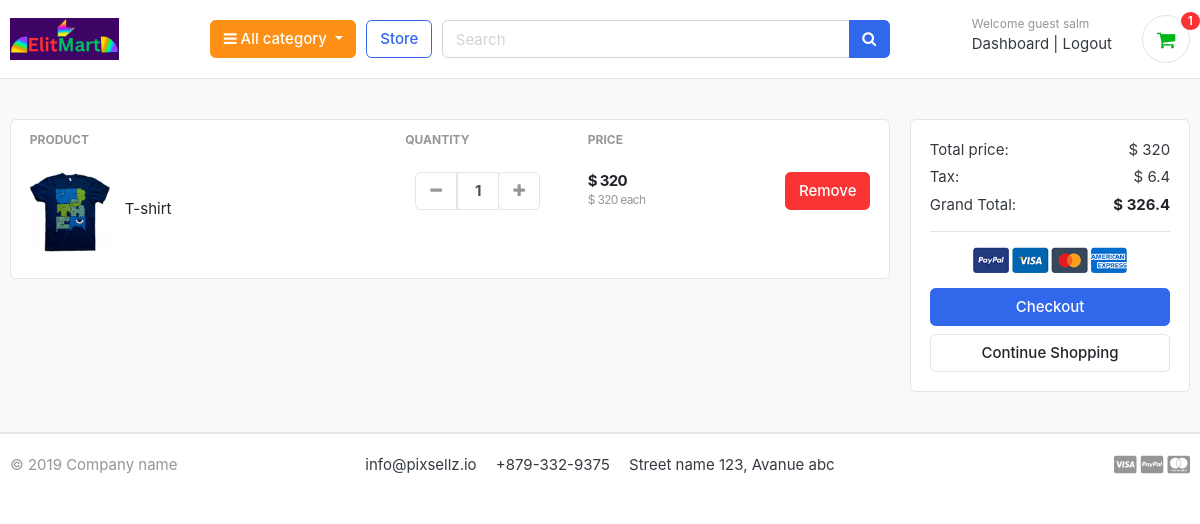
The page /cart/ (signed in) on the database its author committed.
### accounts/models.py (models this page shows, shortened)
class Account(AbstractBaseUser):
    first_name      = models.CharField(max_length=50)
    last_name       = models.CharField(max_length=50)
    username        = models.CharField(max_length=50, unique=True)
    email           = models.EmailField(max_length=100, unique=True)
    phone_number    = models.CharField(max_length=50)
    date_joined     = models.DateTimeField(auto_now_add=True)
    last_login      = models.DateTimeField(auto_now=True)
    is_admin        = models.BooleanField(default=False)
    is_staff        = models.BooleanField(default=False)
    is_active        = models.BooleanField(default=False)
    is_superadmin        = models.BooleanField(default=False)
    USERNAME_FIELD = 'email'
    REQUIRED_FIELDS = ['username', 'first_name', 'last_name']
    objects = MyAccountManager()

### cart/models.py (models this page shows, shortened)
class CartItem(models.Model):
    user = models.ForeignKey(Account, on_delete=models.CASCADE, null=True)
    product = models.ForeignKey(Product, on_delete=models.CASCADE)
    cart = models.ForeignKey(Cart, on_delete=models.CASCADE, null=True)
    quantity = models.IntegerField()
    is_active = models.BooleanField(default=True)
    def sub_total(self):
        return (self.product.price * self.quantity)

### store/models.py (models this page shows, shortened)
class Product(models.Model):
    product_name    = models.CharField(max_length=200, unique=True)
    slug            = models.SlugField(max_length=200, unique=True)
    description     = models.TextField(max_length=500, blank=True)
    price           = models.IntegerField()
    images          = models.ImageField(upload_to='photos/products')
    stock           = models.IntegerField()
    is_available    = models.BooleanField(default=True)
    category        = models.ForeignKey(Category, on_delete=models.CASCADE)
    created_date    = models.DateTimeField(auto_now_add=True)
    modified_date   = models.DateTimeField(auto_now=True)
    def get_url(self):
        return reverse('product_detail', args=[self.category.slug, self.slug])

### cart/views.py (the view)
# urls.py: path('', views.cart, name='cart' ),
def cart(request, total=0, quantity=0, cart_items=None):
    try:
        tax = 0
        grand_total = 0
        if request.user.is_authenticated:
            cart_items = CartItem.objects.filter(user=request.user, is_active=True)
        else:
            cart = Cart.objects.get(cart_id=_cart_id(request))
            cart_items = CartItem.objects.filter(cart=cart, is_active=True)
        for cart_item in cart_items:
            total += (cart_item.product.price * cart_item.quantity)
            quantity += cart_item.quantity
        tax = (2 * total)/100
        grand_total = total + tax
    except ObjectDoesNotExist:
        pass #just ignore
    context = {
        'total': total,
        'quantity': quantity,
        'cart_items': cart_items,
        'tax'       : tax,
        'grand_total': grand_total,
    }
    return render(request, 'cart/cart.html', context)

### cart/context_processors.py (called while the page is built)
def counter(request):
    cart_count = 0
    if 'admin' in request.path:
        return {}
    else:
        try:
            cart = Cart.objects.filter(cart_id = _cart_id(request))
            if request.user.is_authenticated:
                cart_items = CartItem.objects.all().filter(user=request.user)
            else:
                cart_items = CartItem.objects.all().filter(cart=cart[:1])
            for cart_item in cart_items:
                cart_count += cart_item.quantity
        except Cart.DoesNotExist:
            cart_count = 0
    return dict(cart_count = cart_count)

### cart/views.py (called while the page is built)
def _cart_id(request): # private function use at _ at start of function
    cart = request.session.session_key
    if not cart:
        cart = request.session.session_key
    return cart

### category/context_processors.py (called while the page is built)
def menu_links(request):
    links = Category.objects.all()
    return dict(links=links)

### category/models.py (called while the page is built)
    def get_url(self):
        return reverse('products_by_category', args=[self.slug])

### cart/templates/cart/cart.html (shortened to what this page needs)
{% extends 'base.html' %} {% load static %} {% block content %}
<section class="section-content padding-y bg">
  <div class="container">
    {% if not cart_items %}
    <h2 class="text-center">Your Shopping Cart is Empty</h2>
    <br />
    <div class="text-center">
      <a href="{% url 'store' %}" class="btn btn-primary">Continue Shopping</a>
    </div>
    {% else %}
    <div class="row">
      <aside class="col-lg-9">
        <div class="card">
          <table class="table table-borderless table-shopping-cart">
            <thead class="text-muted">
              <tr class="small text-uppercase">
                <th scope="col">Product</th>
                <th scope="col" width="120">Quantity</th>
                <th scope="col" width="120">Price</th>
                <th scope="col" class="text-right" width="200"></th>
              </tr>
            </thead>
            <tbody>
              {% for cart_item in cart_items %}
              <tr>
                <td>
                  <figure class="itemside align-items-center">
                    <div class="aside">
                      <img
                        src="{{ cart_item.product.images.url }}"
                        class="img-sm"
                      />
                    </div>
                    <figcaption class="info">
                      <a
                        href="{{ cart_item.product.get_url }}"
                        class="title text-dark"
                        >{{ cart_item.product.product_name }}</a
                      >
                    </figcaption>
                  </figure>
                </td>
                <td>
                  <div class="col">
                    <div class="input-group input-spinner">
                      <div class="input-group-prepend mr-0">
                        <a href="{% url 'remove_cart' cart_item.product.id cart_item.id %}"
                          class="btn btn-light"
                          type="button"
                          id="button-plus">
                          <i class="fa fa-minus"></i>
                        </a>
                      </div>
                      <input type="text" class="form-control"
                        value="{{cart_item.quantity }}"/>
                      <div class="input-group-append">
                        <form
                          action="{% url 'add_cart' cart_item.product.id %}"
                          method="POST">
                          <button
                            class="btn btn-light"
                            type="submit"
                            id="button-minus">
                            <i class="fa fa-plus"></i>
                          </button>
                        </form>
                      </div>
                    </div>
                  </div>
                </td>
                <td>
                  <div class="price-wrap">
                    <var class="price">$ {{ cart_item.sub_total }}</var>
                    <small class="text-muted">
                      $ {{ cart_item.product.price }} each
                    </small>
                  </div>
                </td>
                <td class="text-right">
                  <a
                    href="{% url 'remove_cart_item' cart_item.product.id cart_item.id %}"
                    onclick="return confirm('Are you sure you want to delete this item?')"
                    class="btn btn-danger"
                  >
                    Remove</a
                  >
                </td>
              </tr>
              {% endfor %}
            </tbody>
          </table>
        </div>
      </aside>
      <aside class="col-lg-3">
        <div class="card">
          <div class="card-body">
            <dl class="dlist-align">
              <dt>Total price:</dt>
              <dd class="text-right">$ {{total}}</dd>
            </dl>
            <dl class="dlist-align">
              <dt>Tax:</dt>
              <dd class="text-right">$ {{tax}}</dd>
            </dl>
            <dl class="dlist-align">
              <dt>Grand Total:</dt>
              <dd class="text-right text-dark b">
                <strong>$ {{grand_total}}</strong>
              </dd>
            </dl>
            <hr />
            <p class="text-center mb-3">
              <img
                src="{% static './images/misc/payments.png' %}"
                height="26"
              />
            </p>
            <a href="{% url 'checkout'%}" class="btn btn-primary btn-block">
              Checkout
            </a>
            <a href="{% url 'store' %}" class="btn btn-light btn-block"
              >Continue Shopping</a
            >
          </div>
        </div>
      </aside>
    </div>
    {% endif %}
  </div>
</section>
{% endblock %}

### templates/includes/navbar.html (shortened to what this page needs)
{% load static %}
<header class="section-header">
    <section class="header-main border-bottom">
        <div class="container">
    <div class="row align-items-center">
        <div class="col-lg-2 col-md-3 col-6">
            <a href="{% url 'store' %}" class="brand-wrap">
                <img class="logo" src="{% static 'images/logo.png' %}">
            </a>
        </div>
        <div class="col-lg col-sm col-md col-6 flex-grow-0">
            <div class="category-wrap dropdown d-inline-block float-right">
                <button type="button" class="btn btn-warning dropdown-toggle" data-toggle="dropdown">
                    <i class="fa fa-bars"></i> All category
                </button>
            </div>
        </div>
        <a href="{% url 'store' %}" class="btn btn-outline-primary">Store</a>
        <div class="col-lg  col-md-6 col-sm-12 col">
            <form action="{% url 'search' %}" class="search" method="GET">
                <div class="input-group w-100">
                    <input type="text" class="form-control" style="width:60%;" placeholder="Search" name="keyword">
                    <div class="input-group-append">
                      <button class="btn btn-primary" type="submit">
                        <i class="fa fa-search"></i>
                      </button>
                    </div>
                </div>
            </form>
        </div>
        <div class="col-lg-3 col-sm-6 col-8 order-2 order-lg-3">
                    <div class="d-flex justify-content-end mb-3 mb-lg-0">
                        {% if user.id is NOne %}
                        <div class="widget-header">
                            <small class="title text-muted">Welcome guest!</small>
                            <div>
                                <a href="{% url 'login' %}">Login</a>
                                <span class="dark-transp"> | </span>
                                <a href="{% url 'register' %}"> Register</a>
                            </div>
                        </div>
                        {% else %}
                        <div class="widget-header">
                            <small class="title text-muted">Welcome guest {{user.first_name}}</small>
                            <div>
                                <a href="{% url 'dashboard' %}">Dashboard</a>
                                <span class="dark-transp"> | </span>
                                <a href="{% url 'logout' %}">Logout</a>
                            </div>
                        </div>
                        {% endif %}
                        <a href="{% url 'store' %}" class="widget-header pl-3 ml-3">
                            <div class="icon icon-sm rounded-circle border"><i class="fa fa-shopping-cart text-success"></i></div>
                            <span class="badge badge-pill badge-danger notify">{{cart_count}}</span>
                        </a>
                    </div>
                </div>
    </div>
        </div>
    </section>
    </header>
</head>

### static/css/ui.css (style rules this page uses)
html { font-family: "Inter", sans-serif; font-size: 15px; }
.price-wrap { letter-spacing: -0.7px; }
.icon-xs, .icon-sm, .icon-md, .icon-lg { display: inline-block; text-align: center; flex-shrink: 0; flex-grow: 0; }
.icon-sm { width: 48px; height: 48px; line-height: 48px !important; font-size: 20px; }
.img-xs, .img-sm, .img-md, .img-lg { -o-object-fit: cover; object-fit: cover; flex-shrink: 0; flex-grow: 0; }
.img-sm { width: 80px; height: 80px; }
.padding-y { padding-top: 40px; padding-bottom: 40px; }
var { font-style: normal; }
figure { margin-bottom: 0; }
.bg { background-color: #f8f9fa; }
.b { font-weight: 600; }
.header-main { position: relative; padding-top: 1rem; padding-bottom: 1rem; }
.brand-wrap .logo, .navbar-brand .logo { margin-right: 7px; max-height: 42px; display: inline-block; }
.widget-header { display: inline-block; vertical-align: middle; position: relative; }
.widget-header a { color: #343a40; }
.widget-header i { color: #969696; }
.widget-header .title { display: block; }
.widget-header .notify { position: absolute; top: -3px; right: -10px; }
.btn-light { background-color: #fff; border-color: #e4e4e4; }
.btn-light i { color: #969696; }
.itemside { position: relative; display: flex; width: 100%; }
.itemside .aside { position: relative; flex-shrink: 0; }
.itemside .info { padding-left: 15px; padding-right: 7px; }
.itemside .title { display: block; margin-bottom: 5px; color: #212529; }
[class*=dlist-] { margin-bottom: 5px; }
[class*=dlist-] dd { margin-bottom: 0; }
.dlist-align { display: flex; }
.dlist-align dt { width: 150px; word-wrap: break-word; font-weight: normal; }
.dlist-align dd { flex-grow: 1; }
.notify { position: absolute; top: -4px; right: -10px; display: inline-block; padding: 0.25em 0.6em; font-size: 12px; line-height: 1; text-align: center; border-radius: 3rem; color: #fff; background-color: #fa3434; }
.price { font-weight: 600; color: #212529; }
.input-spinner { width: 125px; flex-wrap: nowrap; display: inline-flex; vertical-align: middle; }
.input-spinner input.form-control { text-align: center; max-width: 46px; font-weight: bold; flex-basis: 46px; border-color: #e4e4e4; flex-grow: 0; }
.input-spinner .btn { width: 42px; text-align: center; padding-left: 0.5rem; padding-right: 0.5rem; }
.table-shopping-cart.table td, .table-shopping-cart.table th { padding-left: 1.25rem; padding-right: 1.25rem; }
.table-shopping-cart .price-wrap { line-height: 1.2; }
.table-shopping-cart .price { font-weight: bold; margin-right: 5px; display: block; }

### rows shown on the page
Account: first_name "salm"
CartItem: product.images (picture), product.product_name "T-shirt", quantity "1", sub_total "320", product.price "320"

### other values the page prints
{{ cart_count }} "1"
{{ total }} "320"
{{ tax }} "6.4"
{{ grand_total }} "326.4"
